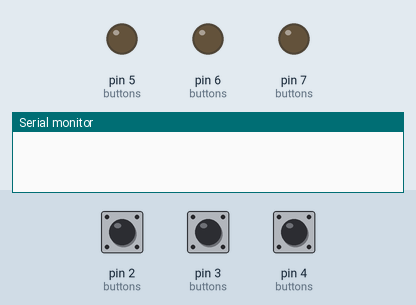
Recording of a sketch running on a simulated Arduino Uno, built with avr-gcc and run on an emulated ATmega328P. Shown: output pins drawn as LEDs (lit = HIGH), the last lines printed to the serial monitor. The inputs (shaded band) are chosen by the test bench; at power-on: pin 2 (buttons) HIGH, pin 3 (buttons) HIGH, pin 4 (buttons) HIGH. Storage starts empty; the audio player accepts every command and is not drawn.

Above: at 3.2 s.
3.3 s: pin 2 (buttons) pulled LOW for 0.15 s
At 3.4 s:
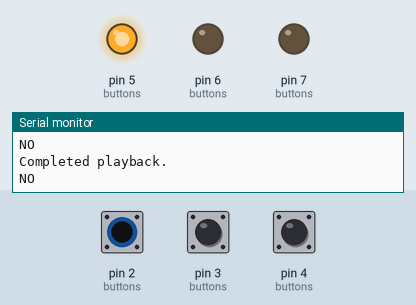
4.9 s: pin 3 (buttons) pulled LOW for 0.15 s
At 5.01 s:
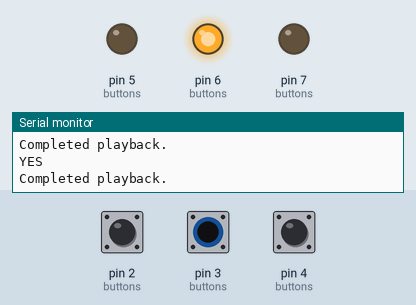
6.5 s: pin 4 (buttons) pulled LOW for 0.15 s
At 6.61 s:
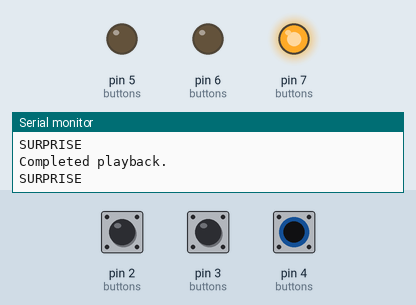
8.1 s: pin 4 (buttons) pulled LOW for 3.2 s
At 11.9 s:
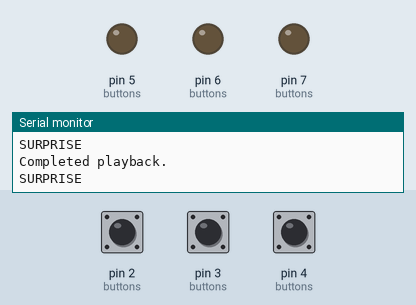
12.8 s: pin 2 (buttons) pulled LOW for 3.2 s
At 13.2 s:
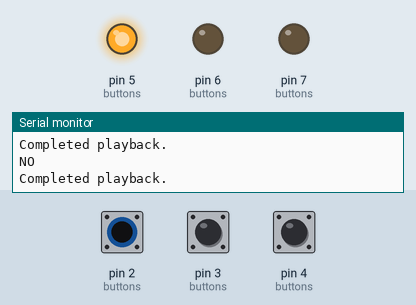
17.5 s: pin 2 (buttons) driven LOW and pin 4 (buttons) driven LOW
At 18.3 s:
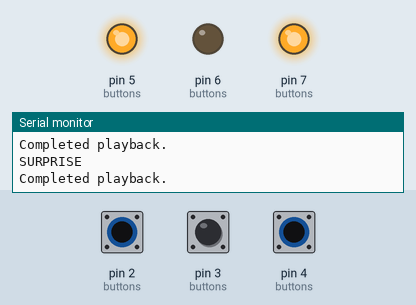
Timing chart, 0 to 20.0 s (numbered marks = the images above; inputs shaded):
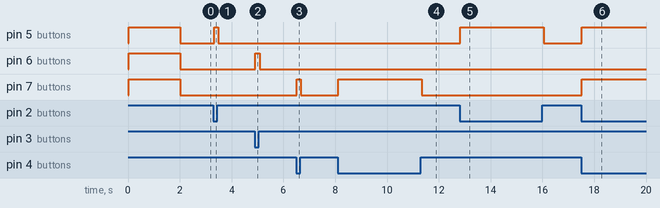

The sketch:

melodyConsent.ino
```cpp
/********************************
Creation Computation: 2016

Assignment one: This is a series of 3 fabric patches that play music if they are pressed. People apply them to themselves, and they
alert ppl if being touched there is a YES, NO, or SURPRISE.
This version uses the tone library, next will use an SD Card. Mostly just getting the logic down.

3 buttons.
3 songs.
1 button tied to 1 song.

https://maxoffsky.com/maxoffsky-blog/how-to-play-wav-audio-files-with-arduino-uno-and-microsd-card/   <-- SD WAV tutorial
http://forum.arduino.cc/index.php?topic=198073.0 <-- loop logic

// USE PWM FOR SPEAKER!!
**********************************/

#include <SD.h>
#define SD_ChipSelectPin SS       // SS pin on micro
#include <TMRpcm.h>
#include <SPI.h>

TMRpcm tmrpcm;   // create an object for use in this sketch

unsigned long lastDebounceTime = 0;     // the last time the output pin was toggled
unsigned long debounceDelay = 20;      // the debounce time; increase if the output flickers
//boolean isPlaying = false;            // tracks if a song is playing or not

boolean wasPlaying = false;
boolean finished = false;
boolean start = false;;

// BUTTON STRUCT //////////////////////////

// http://playground.arduino.cc/Code/ResourceFriendlyStructs
//  http://en.cppreference.com/w/cpp/keyword/struct


struct Button {
  const int btnPin;         // the button Pin
  const int btnLed;         // the button LED
  int songNumber;           // the song number
  int buttonState;          // always 0
  int lastButtonState;      // always 0
};

// array of structs that are buttons, sets the inital value sent to the struct.
// {pin,LED,songNmber}

struct Button buttons[] = {{2,5,1},{3,6,2},{4,7,3}};

// passing the struct to a function.
void buttonBehaviour(struct Button * button){

  // pointing back to the struct
  // http://playground.arduino.cc/Code/Pointer

  int buttonReading = digitalRead(button->btnPin);

  if (buttonReading != button->lastButtonState) {
    lastDebounceTime = millis();
  }

  if ((millis() - lastDebounceTime) > debounceDelay) {
    button->buttonState = buttonReading;
    if (button->buttonState == HIGH){
      digitalWrite(button->btnLed, LOW);
    } else {
      digitalWrite(button->btnLed, HIGH);
      playSongs(button->songNumber);
      //isPlaying = true;
      start = true;
    }
  }
  button->lastButtonState = buttonReading;
}


void setup(){

  Serial.begin(9600);

  // LED PINS ////////////////////////////

  pinMode(buttons[0].btnLed, OUTPUT); // 5
  pinMode(buttons[1].btnLed, OUTPUT); // 6
  pinMode(buttons[2].btnLed, OUTPUT); // 7

  // INPUT PINS //////////////////////////

  pinMode(buttons[0].btnPin, INPUT_PULLUP); // 2
  pinMode(buttons[1].btnPin, INPUT_PULLUP); // 3
  pinMode(buttons[2].btnPin, INPUT_PULLUP); // 4

  tmrpcm.speakerPin = 9;  // Must be PWM pin

  if (!SD.begin(SD_ChipSelectPin)) {  // see if the card is present and can be initialized:
    Serial.println("SD fail");
    return;   // don't do anything more if not
  }

  // FLIP ALL THE LEDS ON/OFF TO SHOW THAT SETUP IS DONE.

  digitalWrite(buttons[0].btnLed, HIGH);
  digitalWrite(buttons[1].btnLed, HIGH);
  digitalWrite(buttons[2].btnLed, HIGH);
  delay(2000);
  digitalWrite(buttons[0].btnLed, LOW);
  digitalWrite(buttons[1].btnLed, LOW);
  digitalWrite(buttons[2].btnLed, LOW);

}

void loop(){

  buttonBehaviour(&buttons[0]); // 2
  buttonBehaviour(&buttons[1]); // 3
  buttonBehaviour(&buttons[2]); // 4

  // shut off the audio when its done.

  if(tmrpcm.isPlaying()){
    while(tmrpcm.isPlaying());
    tmrpcm.stopPlayback();
  }
  Serial.flush();   // flush your serial
}

void playSongs(int s){
  int songID = s;

  // as long as a song is playing. wasPlaying == true.
  // this will loop, because its in the loop (sorta, its in the struct, which is referenced in the loop)

  if(wasPlaying == true) {
    Serial.println("Completed playback.");
    wasPlaying = false;
    finished = true;
    start = false;
  }

  if(songID == 1){
    Serial.println("NO");
    tmrpcm.play("ring2.wav");
  } else if(songID == 2){
    Serial.println("YES");
    tmrpcm.play("pingding.wav");
  }else if(songID == 3){
    Serial.println("SURPRISE");
    tmrpcm.play("6.wav");
  }

  wasPlaying = true;

}

/// Save old code for now ///////

//Serial.println("songID");
  //Serial.println(songID);
  /*switch (songID) {
      case 1:
        Serial.println("NO");
        break;
      case 2:
        // do something
        Serial.println("YES");
        break;
      case 3:
        // do something
        Serial.println("SURPRISE");
      default:
        break;
  }
  isPlaying = false;  // set the boolean back to false. */

/*if(songID == 1 ){
    Serial.println("NO");
    delay(2000);  // song or function would go here instead of delay
  } else if(songID == 2){
    Serial.println("YES");
    delay(2000);  // song or function would go here instead of delay
  } else if(songID == 3){
    Serial.println("SURPRISE");
    delay(2000);  // song or function would go here instead of delay
  }*/
```

Measured:
- after the input at 3.3 s, pin 5 (buttons): LOW → HIGH at once, → LOW 0.15 s later
- after the input at 4.9 s, pin 6 (buttons): LOW → HIGH at once, → LOW 0.16 s later
- after the input at 6.5 s, pin 7 (buttons): LOW → HIGH at once, → LOW 0.15 s later
- after the input at 8.1 s, pin 7 (buttons): LOW → HIGH at once, → LOW 3.2 s later
- after the input at 12.8 s, pin 5 (buttons): LOW → HIGH at once, → LOW 3.2 s later
- after the input at 17.5 s, pin 5 (buttons), pin 7 (buttons): LOW → HIGH at once
